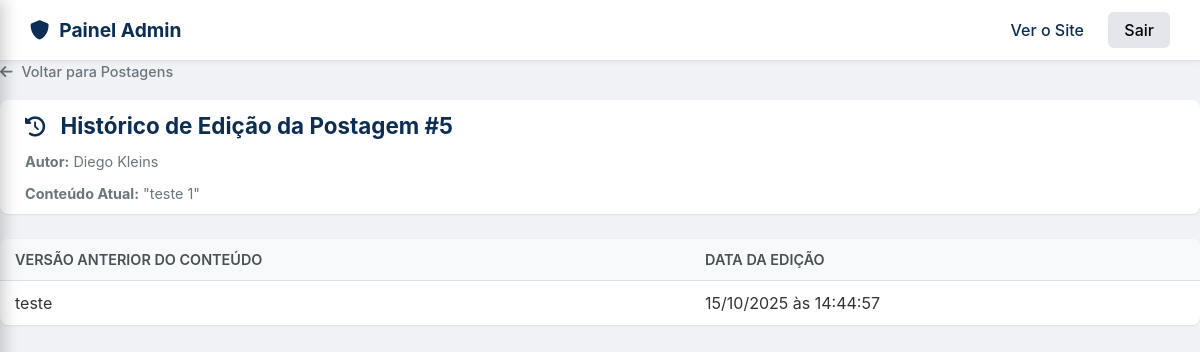
Screenshot of /admin/admin_historico_postagem.php?id=5 (signed in) with the database file from the repository.
### tables this page shows
CREATE TABLE `Postagens` (
  `id` int(11) NOT NULL,
  `id_usuario` int(11) NOT NULL,
  `conteudo_texto` text NOT NULL,
  `tipo_media` enum('imagem','video') DEFAULT NULL,
  `status` enum('ativo','inativo','excluido_pelo_usuario') NOT NULL DEFAULT 'ativo',
  `url_media` varchar(255) DEFAULT NULL,
  `data_postagem` timestamp NOT NULL DEFAULT current_timestamp()
);

CREATE TABLE `Usuarios` (
  `id` int(11) NOT NULL,
  `nome` varchar(50) NOT NULL,
  `sobrenome` varchar(100) NOT NULL,
  `data_nascimento` date DEFAULT NULL,
  `nome_de_usuario` varchar(50) NOT NULL,
  `email` varchar(100) NOT NULL,
  `senha_hash` varchar(255) NOT NULL,
  `role` varchar(20) NOT NULL DEFAULT 'membro',
  `status` enum('ativo','suspenso') NOT NULL DEFAULT 'ativo',
  `foto_perfil_url` varchar(255) DEFAULT NULL,
  `id_bairro` int(11) DEFAULT NULL,
  `data_cadastro` timestamp NOT NULL DEFAULT current_timestamp(),
  `relacionamento` enum('Não especificado','Solteiro(a)','Em um relacionamento sério','Casado(a)','Divorciado(a)') NOT NULL DEFAULT 'Não especificado' COMMENT 'Status de relacionamento do usuário',
  `biografia` text DEFAULT NULL COMMENT 'Pequena biografia ou descrição do usuário',
  `perfil_privado` tinyint(1) NOT NULL DEFAULT 0 COMMENT '0 = Público, 1 = Privado (apenas amigos)',
  `privacidade_amigos` enum('todos','amigos','ninguem') NOT NULL DEFAULT 'amigos' COMMENT 'Define quem pode ver a lista de amigos do utilizador',
  `ultimo_acesso` timestamp NULL DEFAULT NULL COMMENT 'Timestamp da última atividade do usuário'
);

CREATE TABLE `Postagens_Edicoes` (
  `id` int(11) NOT NULL,
  `id_postagem` int(11) NOT NULL,
  `conteudo_antigo` text NOT NULL,
  `data_edicao` timestamp NOT NULL DEFAULT current_timestamp()
);

### admin/admin_historico_postagem.php (the view, shortened to what this page needs)
<?php
require_once __DIR__ . '/../../config/database.php';
$post_id = isset($_GET['id']) ? (int)$_GET['id'] : 0;
$sql_post = "SELECT p.conteudo_texto, u.nome, u.sobrenome
             FROM Postagens p
             JOIN Usuarios u ON p.id_usuario = u.id
             WHERE p.id = ?";
$stmt_post = $conn->prepare($sql_post);
$stmt_post->bind_param("i", $post_id);
$stmt_post->execute();
$post_result = $stmt_post->get_result()->fetch_assoc();
$sql_history = "SELECT conteudo_antigo, data_edicao FROM Postagens_Edicoes WHERE id_postagem = ? ORDER BY data_edicao DESC";
$stmt_history = $conn->prepare($sql_history);
$stmt_history->bind_param("i", $post_id);
$stmt_history->execute();
$history_result = $stmt_history->get_result();
?>
<!DOCTYPE html>
<html lang="pt-br">
<head>
    <link rel="stylesheet" href="assets/css/admin.css?v=1.9">
    <link rel="stylesheet" href="https://cdnjs.cloudflare.com/ajax/libs/font-awesome/6.0.0-beta3/css/all.min.css">
</head>
<body>
    <?php
    include 'templates/admin_header.php';
    ?>
    <main class="admin-main-content">
        <a href="admin_postagens.php" class="admin-back-button"><i class="fas fa-arrow-left"></i> Voltar para Postagens</a>
        <div class="admin-card">
            <h1><i class="fas fa-history"></i> Histórico de Edição da Postagem #<?php echo $post_id; ?></h1>
            <p><strong>Autor:</strong> <?php echo htmlspecialchars($post_result['nome'] . ' ' . $post_result['sobrenome']); ?></p>
            <p><strong>Conteúdo Atual:</strong> "<?php echo nl2br(htmlspecialchars($post_result['conteudo_texto'])); ?>"</p>
        </div>
        <div class="admin-table-container">
            <table class="admin-table">
                <thead>
                    <tr>
                        <th>Versão Anterior do Conteúdo</th>
                        <th>Data da Edição</th>
                    </tr>
                </thead>
                <tbody>
                    <?php if ($history_result && $history_result->num_rows > 0): ?>
                        <?php while($edicao = $history_result->fetch_assoc()): ?>
                            <tr>
                                <td class="comment-content-cell"><?php echo nl2br(htmlspecialchars($edicao['conteudo_antigo'])); ?></td>
                                <td><?php echo date("d/m/Y \à\s H:i:s", strtotime($edicao['data_edicao'])); ?></td>
                            </tr>
                        <?php endwhile; ?>
                    <?php else: ?>
                        <tr><td colspan="2">Nenhuma edição anterior encontrada para esta postagem.</td></tr>
                    <?php endif; ?>
                </tbody>
            </table>
        </div>
    </main>
</body>
</html>

### admin/assets/css/admin.css (style rules this page uses)
body { font-family: -apple-system, BlinkMacSystemFont, "Segoe UI", Roboto, Helvetica, Arial, sans-serif; background-color: #f0f2f5; margin: 0; color: #333; }
a { color: #0c2d54; text-decoration: none; }
.admin-back-button { display: inline-block; margin-bottom: 20px; font-size: 0.9em; font-weight: 500; color: #6c757d; transition: color 0.2s; }
.admin-back-button i { margin-right: 5px; }
.admin-card { background-color: #fff; border-radius: 8px; padding: 12px 25px; box-shadow: 0 1px 2px rgba(0,0,0,0.08); margin-bottom: 25px; }
.admin-card h1 { margin-top: 0; margin-bottom: 4px; color: #0c2d54; font-size: 1.4em; }
.admin-card h1 i { margin-right: 10px; font-size: 0.9em; }
.admin-card p { margin-bottom: 0; font-size: 0.9em; color: #6c757d; }
.admin-table-container { background-color: #fff; border-radius: 8px; box-shadow: 0 1px 2px rgba(0,0,0,0.08); overflow-x: auto; }
.admin-table { width: 100%; border-collapse: collapse; }
.admin-table th, .admin-table td { padding: 12px 15px; text-align: left; border-bottom: 1px solid #dee2e6; vertical-align: middle; white-space: nowrap; }
.admin-table tbody tr:last-child td { border-bottom: none; }
.admin-table thead th { background-color: #f8f9fa; font-weight: 600; color: #495057; font-size: 0.9em; text-transform: uppercase; }
.comment-content-cell { white-space: normal; word-break: break-word; max-width: 450px; }

### rows the page displays
postagens: id_usuario.sobrenome "Diego Kleins", conteudo_texto "teste 1"
postagens_edicoes: conteudo_antigo "teste", data_edicao "15/10/2025 às 14:44:57"

### other values shown
$post_id "5"
